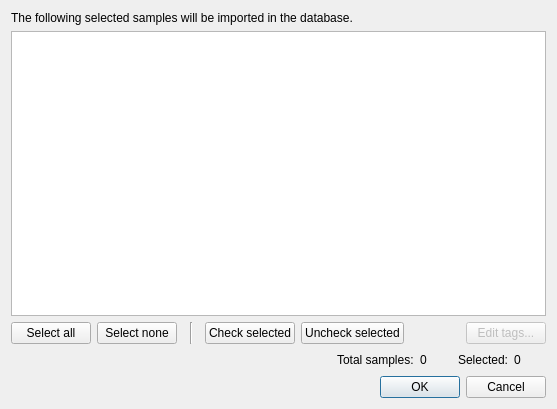
<?xml version="1.0" encoding="UTF-8"?>
<ui version="4.0">
 <class>Dialog</class>
 <widget class="QDialog" name="Dialog">
  <property name="geometry">
   <rect>
    <x>0</x>
    <y>0</y>
    <width>557</width>
    <height>409</height>
   </rect>
  </property>
  <property name="windowTitle">
   <string>Import samples</string>
  </property>
  <property name="modal">
   <bool>true</bool>
  </property>
  <layout class="QGridLayout" name="gridLayout">
   <item row="4" column="0">
    <widget class="QDialogButtonBox" name="buttonBox">
     <property name="orientation">
      <enum>Qt::Horizontal</enum>
     </property>
     <property name="standardButtons">
      <set>QDialogButtonBox::Cancel|QDialogButtonBox::Ok</set>
     </property>
    </widget>
   </item>
   <item row="3" column="0">
    <layout class="QHBoxLayout" name="horizontalLayout">
     <item>
      <spacer name="horizontalSpacer">
       <property name="orientation">
        <enum>Qt::Horizontal</enum>
       </property>
       <property name="sizeHint" stdset="0">
        <size>
         <width>40</width>
         <height>20</height>
        </size>
       </property>
      </spacer>
     </item>
     <item>
      <widget class="QLabel" name="label_2">
       <property name="text">
        <string>Total samples:</string>
       </property>
      </widget>
     </item>
     <item>
      <widget class="QLabel" name="totalLbl">
       <property name="sizePolicy">
        <sizepolicy hsizetype="Preferred" vsizetype="Preferred">
         <horstretch>0</horstretch>
         <verstretch>0</verstretch>
        </sizepolicy>
       </property>
       <property name="minimumSize">
        <size>
         <width>32</width>
         <height>0</height>
        </size>
       </property>
       <property name="text">
        <string>0</string>
       </property>
      </widget>
     </item>
     <item>
      <widget class="QLabel" name="label_4">
       <property name="text">
        <string>Selected:</string>
       </property>
      </widget>
     </item>
     <item>
      <widget class="QLabel" name="selectedLbl">
       <property name="sizePolicy">
        <sizepolicy hsizetype="Maximum" vsizetype="Preferred">
         <horstretch>0</horstretch>
         <verstretch>0</verstretch>
        </sizepolicy>
       </property>
       <property name="minimumSize">
        <size>
         <width>32</width>
         <height>0</height>
        </size>
       </property>
       <property name="text">
        <string>0</string>
       </property>
      </widget>
     </item>
    </layout>
   </item>
   <item row="0" column="0">
    <widget class="QLabel" name="label">
     <property name="text">
      <string>The following selected samples will be imported in the database.</string>
     </property>
    </widget>
   </item>
   <item row="1" column="0">
    <widget class="QTableView" name="sampleView">
     <property name="editTriggers">
      <set>QAbstractItemView::NoEditTriggers</set>
     </property>
     <property name="selectionBehavior">
      <enum>QAbstractItemView::SelectRows</enum>
     </property>
     <property name="horizontalScrollMode">
      <enum>QAbstractItemView::ScrollPerPixel</enum>
     </property>
     <property name="sortingEnabled">
      <bool>true</bool>
     </property>
     <attribute name="horizontalHeaderHighlightSections">
      <bool>false</bool>
     </attribute>
     <attribute name="verticalHeaderVisible">
      <bool>false</bool>
     </attribute>
    </widget>
   </item>
   <item row="2" column="0">
    <layout class="QHBoxLayout" name="horizontalLayout_2">
     <item>
      <widget class="QPushButton" name="selectAllBtn">
       <property name="text">
        <string>Select all</string>
       </property>
      </widget>
     </item>
     <item>
      <widget class="QPushButton" name="selectNoneBtn">
       <property name="text">
        <string>Select none</string>
       </property>
      </widget>
     </item>
     <item>
      <widget class="Line" name="line">
       <property name="minimumSize">
        <size>
         <width>16</width>
         <height>0</height>
        </size>
       </property>
       <property name="orientation">
        <enum>Qt::Vertical</enum>
       </property>
      </widget>
     </item>
     <item>
      <widget class="QPushButton" name="checkSelectedBtn">
       <property name="text">
        <string>Check selected</string>
       </property>
      </widget>
     </item>
     <item>
      <widget class="QPushButton" name="uncheckSelectedBtn">
       <property name="text">
        <string>Uncheck selected</string>
       </property>
      </widget>
     </item>
     <item>
      <spacer name="horizontalSpacer_3">
       <property name="orientation">
        <enum>Qt::Horizontal</enum>
       </property>
       <property name="sizeHint" stdset="0">
        <size>
         <width>40</width>
         <height>20</height>
        </size>
       </property>
      </spacer>
     </item>
     <item>
      <widget class="QPushButton" name="editTagsBtn">
       <property name="enabled">
        <bool>false</bool>
       </property>
       <property name="text">
        <string>Edit tags...</string>
       </property>
      </widget>
     </item>
    </layout>
   </item>
  </layout>
 </widget>
 <resources/>
 <connections>
  <connection>
   <sender>buttonBox</sender>
   <signal>accepted()</signal>
   <receiver>Dialog</receiver>
   <slot>accept()</slot>
   <hints>
    <hint type="sourcelabel">
     <x>248</x>
     <y>254</y>
    </hint>
    <hint type="destinationlabel">
     <x>157</x>
     <y>274</y>
    </hint>
   </hints>
  </connection>
  <connection>
   <sender>buttonBox</sender>
   <signal>rejected()</signal>
   <receiver>Dialog</receiver>
   <slot>reject()</slot>
   <hints>
    <hint type="sourcelabel">
     <x>316</x>
     <y>260</y>
    </hint>
    <hint type="destinationlabel">
     <x>286</x>
     <y>274</y>
    </hint>
   </hints>
  </connection>
 </connections>
</ui>
